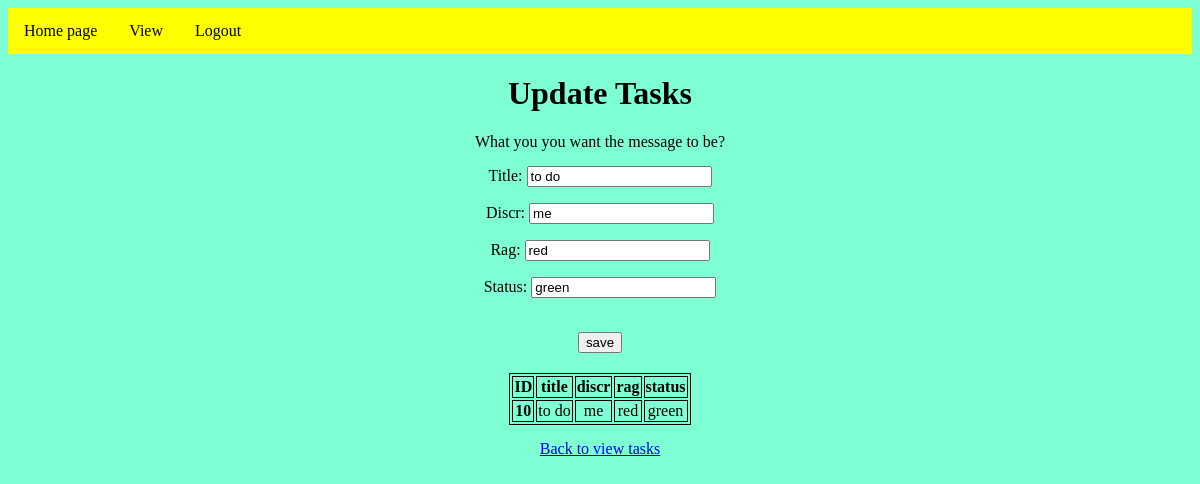
/view/update/10/ (signed in), run on an earlier commit of the app's database.
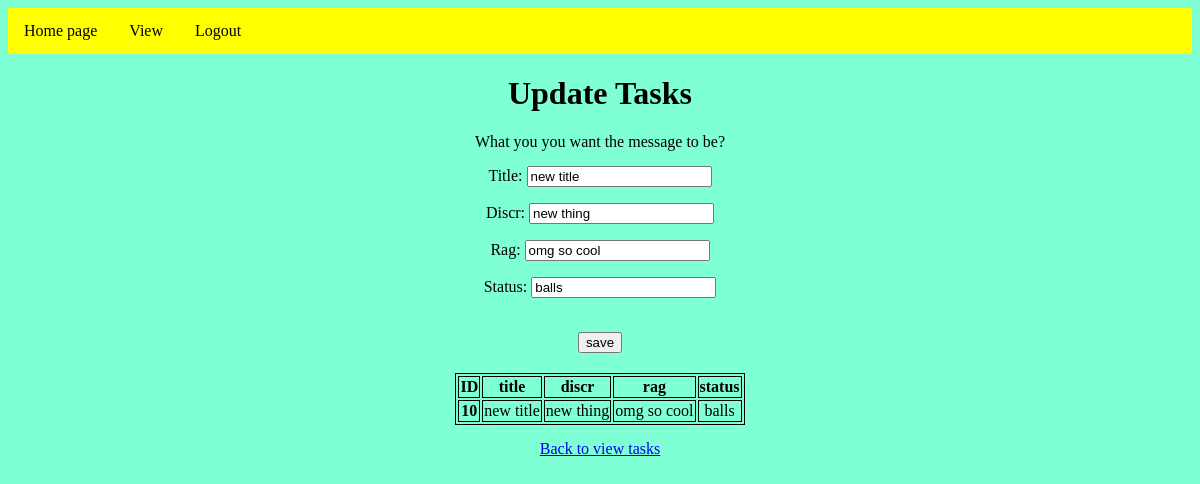
And on a later commit of the database.
### taskmanager/models.py (models this page shows, shortened)
class Task(models.Model):
    title = models.CharField(max_length=255)
    discr = models.CharField(max_length=255)
    rag = models.CharField(max_length=255)
    status = models.CharField(max_length=255)

### taskmanager/views.py (the view)
# urls.py: path("view/update/<pk>/", views.TaskUpdateView.as_view(), name="update"),
class TaskUpdateView(ContextDataMixim, LoginRequiredMixin, generic.UpdateView):
    model = Task
    title = "Update"
    template_name = "update.html"
    context_object_name = "task"
    fields = ["title", "discr", "rag", "status"]
    success_url = "/view"

### taskmanager/views.py (called while the page is built)
    def get_context_data(self, **kwargs: Any) -> dict[str, Any]:
        context = super().get_context_data(**kwargs)
        context["fields"] = Task._meta.fields
        return context

### taskmanager/templates/update.html (shortened to what this page needs)
{% extends 'base_layout.html' %}
{% load static %}
{% block content %}
<h1>Update Tasks </h1>
<form method="POST">
    <p>What you you want the message to be? </p>
    {{ form.as_p }}
    <br>
    <input type="submit" value="save">
</form>
{% endblock %}

### taskmanager/templates/base_layout.html (shortened to what this page needs)
{% load static %}
<!DOCTYPE html>
<html>
{% block head %}
<head>
    <link rel="stylesheet" href={% static "mainstatic.css" %}>
    <ul>
        <li><a href="{% url 'main' %}">Home page</a></li>
        <li><a href="/view">View</a></li>
        {% if user.is_authenticated %}
            <li><a href="{% url 'logout' %}">Logout</a></li>
        {% else %}
            <li><a href="{% url 'login' %}">Login</a></li>
        {% endif %}
    </ul>
</head>
{% endblock %}
    {% block content %}{% endblock %}
{% block table %}
<table class="center">
<tr>{% for field in fields %}<th>{{ field.verbose_name }}</th>{% endfor %}</tr>
<tr>
    <td><b>{{ task.id }}</b></td>
    <td>{{ task.title }}</td>
    <td>{{ task.discr }}</td>
    <td>{{ task.rag }}</td>
    <td>{{ task.status }}</td>
</tr>
</table>
<p><a href="/view">Back to view tasks</a></p>
{% endblock %}
</html>

### taskmanager/static/mainstatic.css (style rules this page uses)
table, th, td { border: 1px solid black; text-align: center; }
table.center { margin-left: auto; margin-right: auto; }
p { line-height: 1; }
ul { list-style-type: none; margin: 0; padding: 0; overflow: hidden; background-color: yellow; }
li { float: left; }
li a { display: block; color: black; text-align: center; padding: 14px 16px; text-decoration: none; }
h1, body { text-align: center; }

What changed in the data, as far as the page shows it:
changed Task id 10: title "to do" → "new title"; discr "me" → "new thing"; rag "red" → "omg so cool"; status "green" → "balls"
